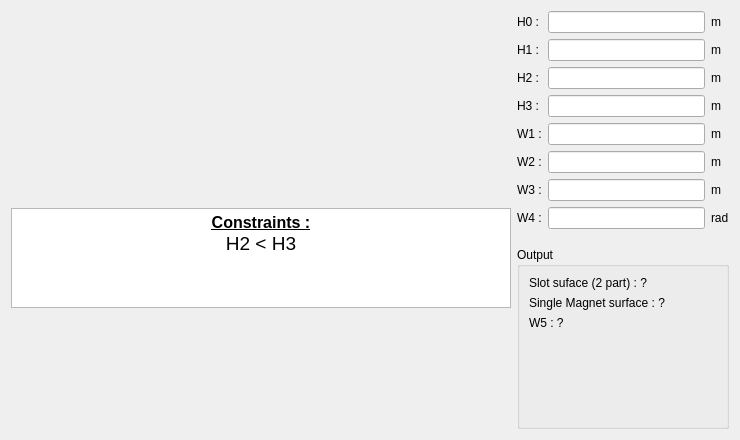
<?xml version="1.0" encoding="UTF-8"?>
<ui version="4.0">
 <class>PHoleM53</class>
 <widget class="QWidget" name="PHoleM53">
  <property name="geometry">
   <rect>
    <x>0</x>
    <y>0</y>
    <width>740</width>
    <height>440</height>
   </rect>
  </property>
  <property name="minimumSize">
   <size>
    <width>740</width>
    <height>440</height>
   </size>
  </property>
  <property name="maximumSize">
   <size>
    <width>16777215</width>
    <height>16777215</height>
   </size>
  </property>
  <property name="windowTitle">
   <string>Form</string>
  </property>
  <layout class="QHBoxLayout" name="horizontalLayout">
   <item>
    <layout class="QVBoxLayout" name="verticalLayout_3">
     <item>
      <widget class="QLabel" name="img_slot">
       <property name="sizePolicy">
        <sizepolicy hsizetype="Fixed" vsizetype="Fixed">
         <horstretch>0</horstretch>
         <verstretch>0</verstretch>
        </sizepolicy>
       </property>
       <property name="minimumSize">
        <size>
         <width>500</width>
         <height>191</height>
        </size>
       </property>
       <property name="maximumSize">
        <size>
         <width>500</width>
         <height>191</height>
        </size>
       </property>
       <property name="text">
        <string/>
       </property>
       <property name="pixmap">
        <pixmap resource="../../../../Resources/pyleecan.qrc">:/images/images/MachineSetup/WSlot/Slot_53.PNG</pixmap>
       </property>
       <property name="scaledContents">
        <bool>true</bool>
       </property>
      </widget>
     </item>
     <item>
      <widget class="QTextEdit" name="txt_constraint">
       <property name="sizePolicy">
        <sizepolicy hsizetype="Preferred" vsizetype="Fixed">
         <horstretch>0</horstretch>
         <verstretch>0</verstretch>
        </sizepolicy>
       </property>
       <property name="minimumSize">
        <size>
         <width>200</width>
         <height>0</height>
        </size>
       </property>
       <property name="maximumSize">
        <size>
         <width>16777215</width>
         <height>100</height>
        </size>
       </property>
       <property name="verticalScrollBarPolicy">
        <enum>Qt::ScrollBarAlwaysOff</enum>
       </property>
       <property name="html">
        <string>&lt;!DOCTYPE HTML PUBLIC &quot;-//W3C//DTD HTML 4.0//EN&quot; &quot;http://www.w3.org/TR/REC-html40/strict.dtd&quot;&gt;
&lt;html&gt;&lt;head&gt;&lt;meta name=&quot;qrichtext&quot; content=&quot;1&quot; /&gt;&lt;style type=&quot;text/css&quot;&gt;
p, li { white-space: pre-wrap; }
&lt;/style&gt;&lt;/head&gt;&lt;body style=&quot; font-family:'MS Shell Dlg 2'; font-size:7.8pt; font-weight:400; font-style:normal;&quot;&gt;
&lt;p align=&quot;center&quot; style=&quot; margin-top:0px; margin-bottom:0px; margin-left:0px; margin-right:0px; -qt-block-indent:0; text-indent:0px;&quot;&gt;&lt;span style=&quot; font-family:'MS Shell Dlg 2'; font-size:12pt; font-weight:600; text-decoration: underline;&quot;&gt;Constraints :&lt;/span&gt;&lt;/p&gt;
&lt;p align=&quot;center&quot; style=&quot; margin-top:0px; margin-bottom:0px; margin-left:0px; margin-right:0px; -qt-block-indent:0; text-indent:0px;&quot;&gt;&lt;span style=&quot; font-family:'MS Shell Dlg 2'; font-size:14pt;&quot;&gt;H2 &amp;lt; H3&lt;/span&gt;&lt;/p&gt;&lt;/body&gt;&lt;/html&gt;</string>
       </property>
       <property name="textInteractionFlags">
        <set>Qt::TextSelectableByKeyboard|Qt::TextSelectableByMouse</set>
       </property>
      </widget>
     </item>
     <item>
      <spacer name="verticalSpacer_2">
       <property name="orientation">
        <enum>Qt::Vertical</enum>
       </property>
       <property name="sizeHint" stdset="0">
        <size>
         <width>20</width>
         <height>40</height>
        </size>
       </property>
      </spacer>
     </item>
    </layout>
   </item>
   <item>
    <layout class="QVBoxLayout" name="verticalLayout_2">
     <item>
      <layout class="QGridLayout" name="gridLayout">
       <item row="0" column="0">
        <widget class="QLabel" name="in_H0">
         <property name="text">
          <string>H0 :</string>
         </property>
        </widget>
       </item>
       <item row="0" column="1">
        <widget class="FloatEdit" name="lf_H0"/>
       </item>
       <item row="0" column="2">
        <widget class="QLabel" name="unit_H0">
         <property name="text">
          <string>m</string>
         </property>
        </widget>
       </item>
       <item row="1" column="0">
        <widget class="QLabel" name="in_H1">
         <property name="text">
          <string>H1 :</string>
         </property>
        </widget>
       </item>
       <item row="1" column="1">
        <widget class="FloatEdit" name="lf_H1"/>
       </item>
       <item row="1" column="2">
        <widget class="QLabel" name="unit_H1">
         <property name="text">
          <string>m</string>
         </property>
        </widget>
       </item>
       <item row="2" column="0">
        <widget class="QLabel" name="in_H2">
         <property name="text">
          <string>H2 :</string>
         </property>
        </widget>
       </item>
       <item row="2" column="1">
        <widget class="FloatEdit" name="lf_H2"/>
       </item>
       <item row="2" column="2">
        <widget class="QLabel" name="unit_H2">
         <property name="text">
          <string>m</string>
         </property>
        </widget>
       </item>
       <item row="3" column="0">
        <widget class="QLabel" name="in_H3">
         <property name="text">
          <string>H3 :</string>
         </property>
        </widget>
       </item>
       <item row="3" column="1">
        <widget class="FloatEdit" name="lf_H3"/>
       </item>
       <item row="3" column="2">
        <widget class="QLabel" name="unit_H3">
         <property name="text">
          <string>m</string>
         </property>
        </widget>
       </item>
       <item row="4" column="0">
        <widget class="QLabel" name="in_W1">
         <property name="text">
          <string>W1 :</string>
         </property>
        </widget>
       </item>
       <item row="4" column="1">
        <widget class="FloatEdit" name="lf_W1"/>
       </item>
       <item row="4" column="2">
        <widget class="QLabel" name="unit_W1">
         <property name="text">
          <string>m</string>
         </property>
        </widget>
       </item>
       <item row="5" column="0">
        <widget class="QLabel" name="in_W2">
         <property name="text">
          <string>W2 :</string>
         </property>
        </widget>
       </item>
       <item row="5" column="1">
        <widget class="FloatEdit" name="lf_W2"/>
       </item>
       <item row="5" column="2">
        <widget class="QLabel" name="unit_W2">
         <property name="text">
          <string>m</string>
         </property>
        </widget>
       </item>
       <item row="6" column="0">
        <widget class="QLabel" name="in_W3">
         <property name="text">
          <string>W3 :</string>
         </property>
        </widget>
       </item>
       <item row="6" column="1">
        <widget class="FloatEdit" name="lf_W3"/>
       </item>
       <item row="6" column="2">
        <widget class="QLabel" name="unit_W3">
         <property name="text">
          <string>m</string>
         </property>
        </widget>
       </item>
       <item row="7" column="0">
        <widget class="QLabel" name="in_W4">
         <property name="text">
          <string>W4 :</string>
         </property>
        </widget>
       </item>
       <item row="7" column="1">
        <widget class="FloatEdit" name="lf_W4">
         <property name="text">
          <string/>
         </property>
        </widget>
       </item>
       <item row="7" column="2">
        <widget class="QLabel" name="unit_W4">
         <property name="text">
          <string>rad</string>
         </property>
        </widget>
       </item>
      </layout>
     </item>
     <item>
      <widget class="WMatSelect" name="w_mat_0" native="true">
       <property name="minimumSize">
        <size>
         <width>100</width>
         <height>0</height>
        </size>
       </property>
      </widget>
     </item>
     <item>
      <widget class="WMatSelect" name="w_mat_1" native="true">
       <property name="minimumSize">
        <size>
         <width>100</width>
         <height>0</height>
        </size>
       </property>
      </widget>
     </item>
     <item>
      <widget class="QGroupBox" name="g_output">
       <property name="minimumSize">
        <size>
         <width>200</width>
         <height>0</height>
        </size>
       </property>
       <property name="title">
        <string>Output</string>
       </property>
       <layout class="QVBoxLayout" name="verticalLayout">
        <item>
         <widget class="QLabel" name="out_slot_surface">
          <property name="text">
           <string>Slot suface (2 part) : ?</string>
          </property>
         </widget>
        </item>
        <item>
         <widget class="QLabel" name="out_magnet_surface">
          <property name="text">
           <string>Single Magnet surface : ?</string>
          </property>
         </widget>
        </item>
        <item>
         <widget class="QLabel" name="out_W5">
          <property name="text">
           <string>W5 : ?</string>
          </property>
         </widget>
        </item>
        <item>
         <spacer name="verticalSpacer">
          <property name="orientation">
           <enum>Qt::Vertical</enum>
          </property>
          <property name="sizeHint" stdset="0">
           <size>
            <width>20</width>
            <height>40</height>
           </size>
          </property>
         </spacer>
        </item>
       </layout>
      </widget>
     </item>
    </layout>
   </item>
  </layout>
 </widget>
 <customwidgets>
  <customwidget>
   <class>FloatEdit</class>
   <extends>QLineEdit</extends>
   <header>pyleecan.GUI/Tools/FloatEdit.h</header>
  </customwidget>
  <customwidget>
   <class>WMatSelect</class>
   <extends>QWidget</extends>
   <header>pyleecan.GUI.Dialog.DMatLib.WMatSelect.WMatSelect.h</header>
   <container>1</container>
  </customwidget>
 </customwidgets>
 <tabstops>
  <tabstop>lf_H0</tabstop>
  <tabstop>lf_H1</tabstop>
  <tabstop>lf_H2</tabstop>
  <tabstop>lf_H3</tabstop>
  <tabstop>lf_W1</tabstop>
  <tabstop>lf_W2</tabstop>
  <tabstop>lf_W3</tabstop>
  <tabstop>lf_W4</tabstop>
  <tabstop>txt_constraint</tabstop>
 </tabstops>
 <resources>
  <include location="../../../../Resources/pyleecan.qrc"/>
 </resources>
 <connections/>
</ui>
